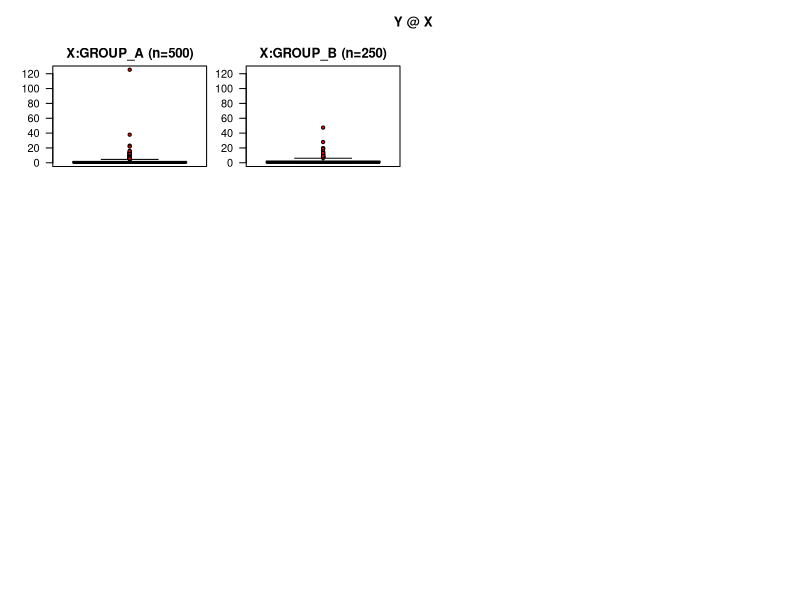

Write the R code that produced this figure.
faz_qca_boxplot<-function(dados = a[a$STA_SUBDIV_SUBDIV==25,], var.y="weight", var.x="sex", var.id="SPMENVAR_SPMEN_ID", range_wiskers=2, same_ylim=TRUE, save_graph=FALSE, graph_dir=getwd(), graphfile_root=paste("apagar_",format(Sys.time(), "%Y%m%d%H%M"),sep=""))
	{
		outliers_out<-c()
		# abnormal length for sex
			par(mfrow=c(4,4), las=2, mar=c(1,2,2,1), oma=c(0,2,3,0))
				ylimite=range(dados[[var.y]], na.rm=T)
				
				for (j in sort(unique(dados[!is.na(dados[[var.x]]),][[var.x]])))
					{	
					cond<- !is.na(dados[[var.y]]) & (!is.na(dados[[var.x]]) & dados[[var.x]]==j)
					if(sum(cond)>0)
						{
						if(same_ylim==TRUE)
							{
							bx.plot<-boxplot(dados[cond,][[var.y]]~dados[cond,][[var.x]], range=range_wiskers, ylim=ylimite, main=paste(var.x,":", j, " (n=",nrow(dados[cond,]),")", sep=""), varwidth=TRUE, pch=21, outbg="red")
							} else { 
									bx.plot<-boxplot(dados[cond,][[var.y]]~dados[cond,][[var.x]], range=range_wiskers, main=paste(var.x,":", j, "(n=",nrow(dados[cond,]), sep=""),")", varwidth=TRUE, pch=21, outbg="red")
									}
						outliers<-dados[cond,var.id][dados[cond,][[var.y]]>bx.plot$stats[5] | dados[cond,][[var.y]]<bx.plot$stats[1]]			
						print(paste("level var.x:",j,"-> n_outliers:",length(outliers)))
						outliers_out<-c(outliers_out, outliers)
						}
					}	
		title(paste(toupper(var.y),"@",toupper(var.x)), outer=TRUE, line=1)
		print(paste("total n_outliers:",length(outliers_out)))
		outliers_out
	}
	
	# example
	data_qca<-data.frame(Y=rweibull(750, 0.5, scale = 1), X=c(rep("GROUP_A", 500),rep("GROUP_B", 250)))
	data_qca$X<-as.character(data_qca$X)
	data_qca$ID<-paste(data_qca$X, c(1:500, 1:250))
	
	faz_qca_boxplot(dados = data_qca, var.y="Y", var.x="X", var.id="ID", range_wiskers=2, same_ylim=TRUE, save_graph=FALSE, graph_dir=getwd(), graphfile_root=paste("apagar_",format(Sys.time(), "%Y%m%d%H%M"),sep=""))